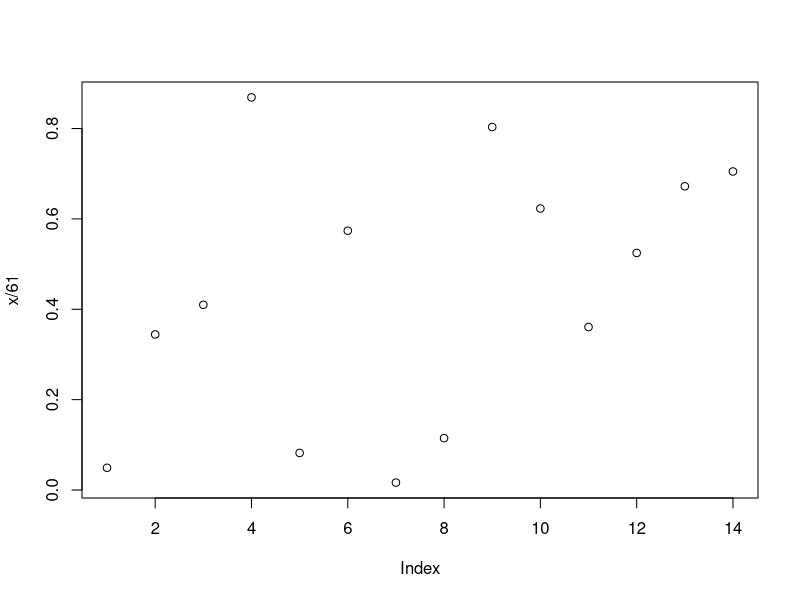
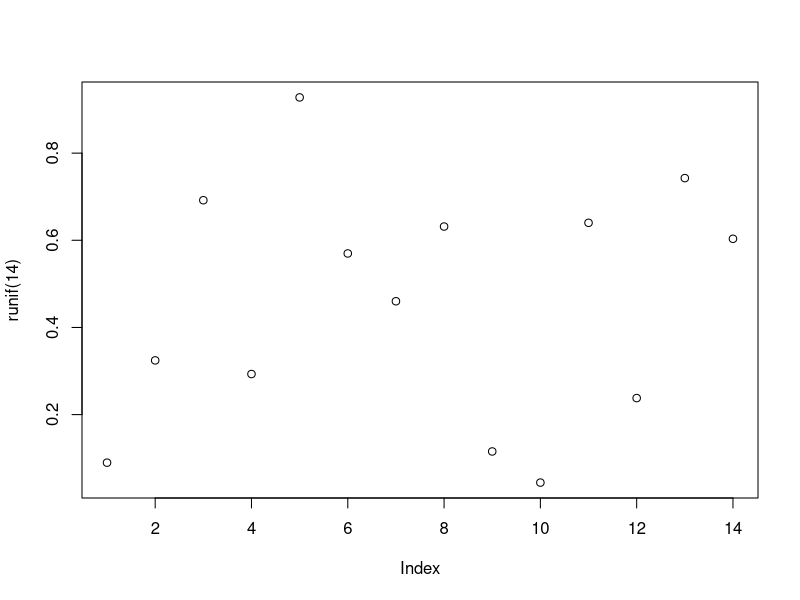
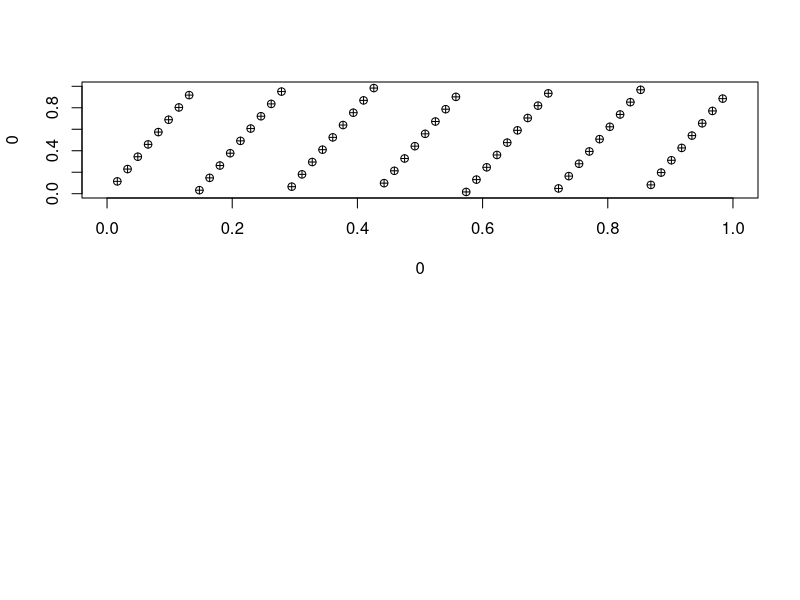

These figures' R source, in order: (Note: this script raises an error after producing the figures.)
#### Simulation Chapter 25
# prime modulus multiplicative linear congruential generator

# with a, m and x0

x = numeric(14) # list must have length(mod) because generator is full period
x[1] = 3 # set as seed
for (i in 2:14) x[i] = (7 * x[i - 1]) %% 61
print(x)
# notice how the list went back to the seed

plot(x/61)
plot(runif(14))


par(mfrow = c(2,1))
x = numeric(60) # list must have length(mod) because generator is full period
x[1] = 3 # set as seed
for (i in 2:60) x[i] = (7 * x[i - 1]) %% 61
u = x/61
plot(0, 0, type = 'n', xlim = c(0,1), ylim = c(0,1))
for (i in 2:60) points(u[i - 1], u[i], pch = 10)
points(u[60], u[1], pch = 10) # plot for pairs of random numbers


u = runif(60)
plot(0, 0, type = 'n', xlim = c(0,1), ylim = c(0.1))
for (i in 2:60) points(u[i - 1], u[i], pch = 10)
points(u[60], u[1], pch = 10)
par(mfrow = c(1,1))


### Monte Carlo for alternating men and women in 5 chairs
nrep = 100000
count = 0
for (i in 1:nrep) {
  x = sample(5)
  if (x[1] * x[3] * x[5] == 15) count = count + 1
} # 15 is from the position of the odd numbers; odd = male
print(count/nrep)


### Monte Carlo simulating the probability of rolling a ten in 3 fair dice
nrep = 1000000
count = 0
for (i in 1:nrep) {
  roll = sample(1:6, 3, replace = T)
  if (sum(roll) == 10) count = count + 1
}
print(count/nrep)



### Urn exercise
set.seed(4)
nrep = 100000
count = 0
for (i in 1:nrep){
urn1 = c(0, 0, 0, 1, 1)
urn2 = c(0, 1, 1, 1)
x = sample(5, 1) # index for urn1 first ball
urn2 = c(urn2, urn1[x]) # transfer ball from urn1 to urn2
y = sample(5, 1) # set y as index of urn 2 ball picked
urn1[x] = urn2[y] # transfer from urn2 to urn1
if (sample(urn1, 1)==1) count = count + 1
}
print(count/nrep)




### calculate 90th percentile between 2 points
nrep = 4000000
x1 = runif(nrep)
x2 = runif(nrep)
y1 = runif(nrep)
y2 = runif(nrep)
d = sqrt((x1 - x2)^2 + (y1 - y2)^2)
sort(d)[0.9 * nrep] # sort results based on the 90th percentile

for (i in 1:20) {
  plot(runif(2), runif(2), pch = 19, xlim = c(0,1), ylim = c(0,1), type = 'o')
  Sys.sleep(1)
}




################################################




### Exercise 25.2
nrep = 100000
count = 0
for (i in 1:nrep){
  roll = sample(1:6, 6, replace = T) # 6 faces, 6 rolls. no replace
  if (roll == sample(c(1, 2, 3, 4, 5, 6))) count = count + 1
}
print(count/nrep)
print(count)
#print(roll) # check the rolls for verification


### Exercise 25.3
nrep = 100000
count = 0
set.seed(4)
for (i in 1:nrep) {
  x = sample(rep(c('x', 'y'), c(40, 10)))
  if(any(head(x, -1) == 'y' & tail(x, -1) == 'y')) count = count + 1
}
print(1 - (count/nrep))


#### 25.4
set.seed(3)
nrep = 500000
count = 0
for (i in 1:nrep) {
  roll = sample(6, 5, replace = T)
  if (sum(roll[1:3])==3 | sum(roll[2:4])==3 | sum(roll[3:5])==3) count = count + 1
}
print(count/nrep)


#### 25.10
nrep = 100000
count = 0
for (i in 1:nrep) {
  x = sample(6, 5, replace = T)
  if (min(x) >= 2) count = count + 1
}
print(count/nrep)


##### 26.2
hist(precip)
n = length(precip)
xbar = mean(precip)
critv = qt(1 - 0.1/2, n - 1)
sdev = sd(precip)
se = sdev/sqrt(n)
half = critv * se
xbar + c(-1, 1) * half


##### 27.3
A = matrix(c(-1, 1, 3, 0, 2, 4), 2, 3, byrow = T)
AA_t = A %*% t(A)
AA_t
